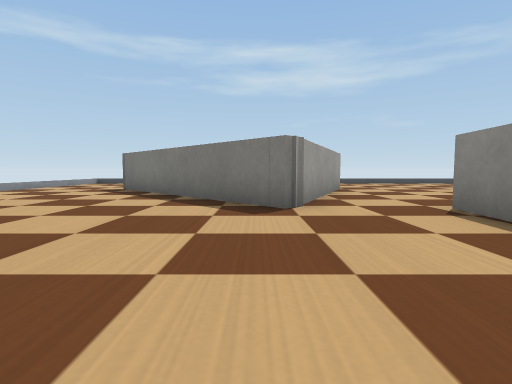
[1] (above)

18 first-person views from a walk through a Webots world. The camera is 0.26 m above the floor, tilts 4° down and sees 80° across. The floor is counted in squares, 0.5 m on a side. Each view is taken from the middle of a square. On the plan, view 1 faces up. The plan holds only what a view shows up to about 9 squares ahead; the rest is blank. The robots in the file are not drawn. Simple shapes and patterns stand in for the simulator's stock objects.

[2]
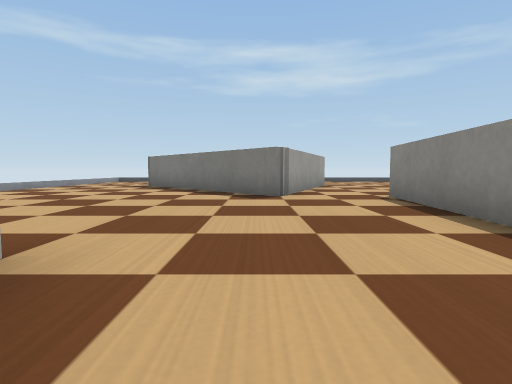

[3]
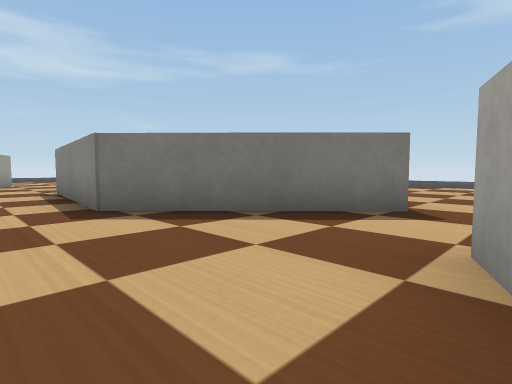

[4]
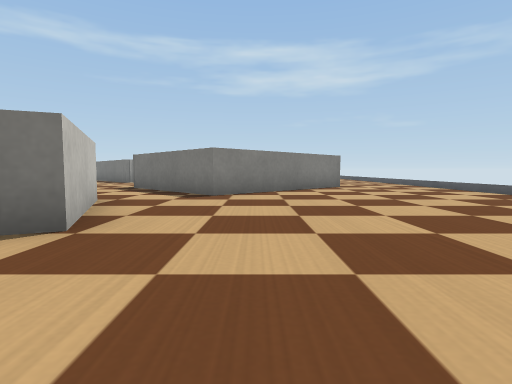

[5]
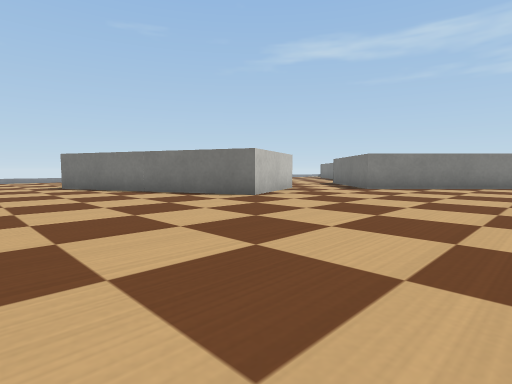

[6]
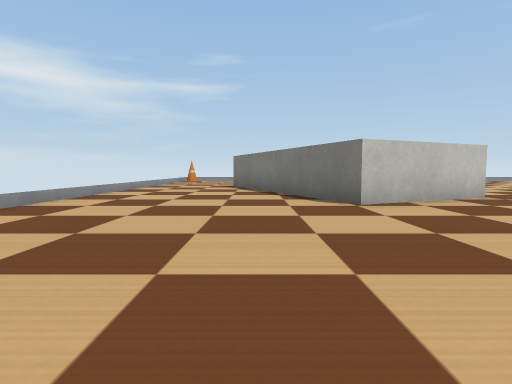

[7]
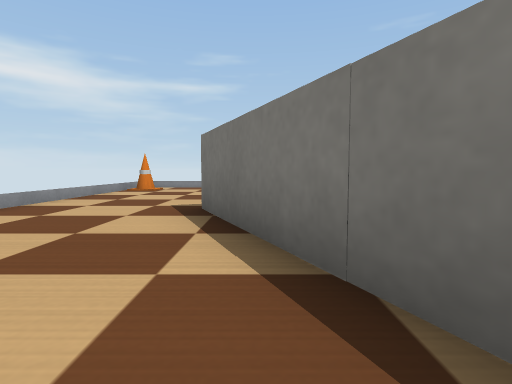

[8]
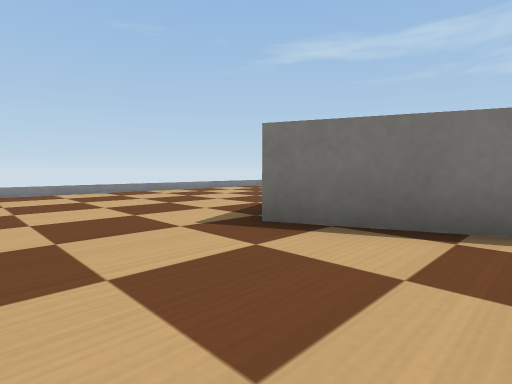

[9]
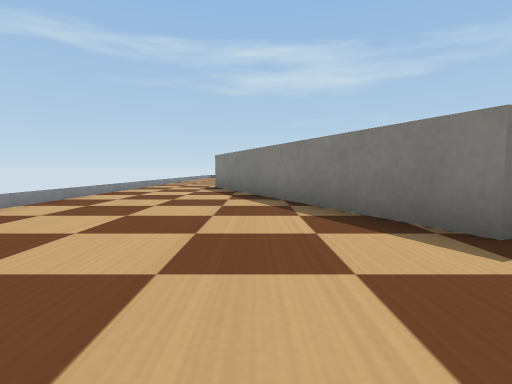

[10]
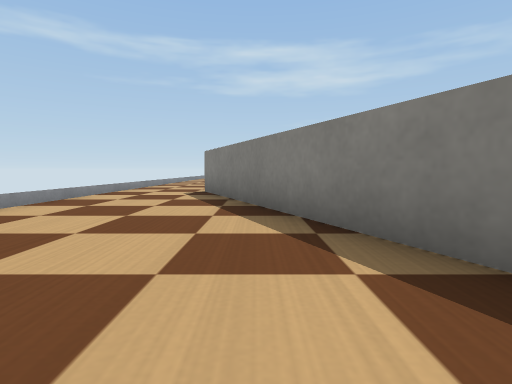

[11]
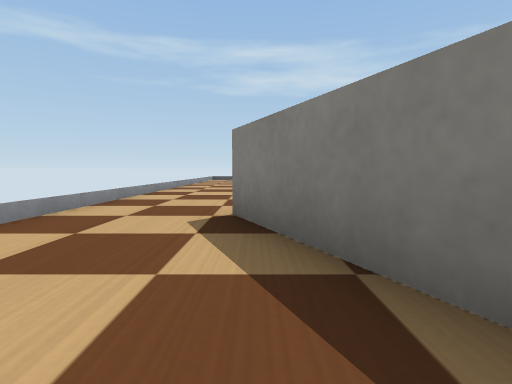

[12]
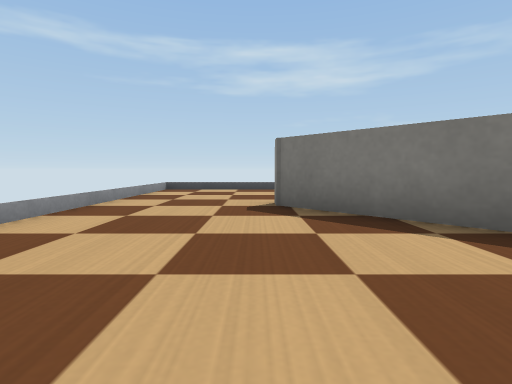

[13]
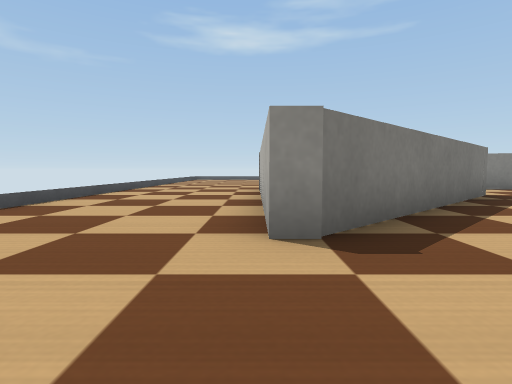

[14]
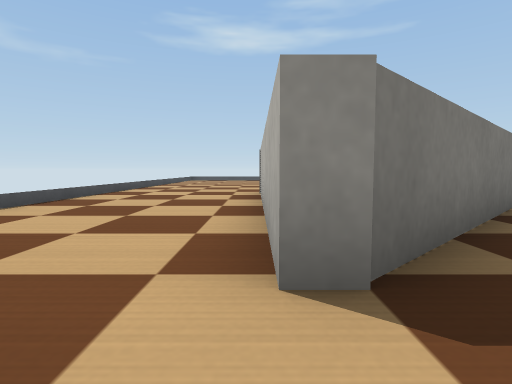

[15]
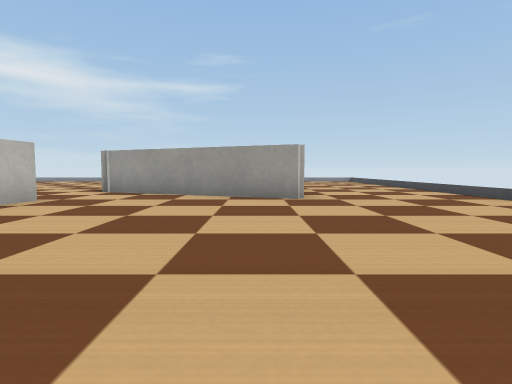

[16]
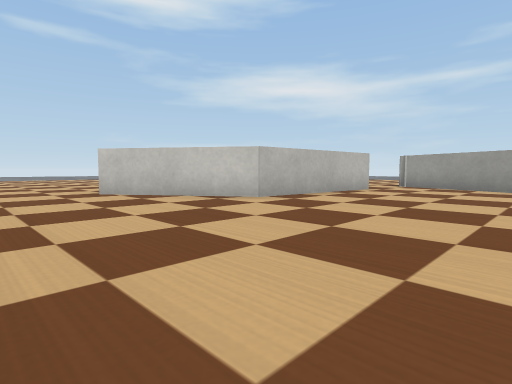

[17]
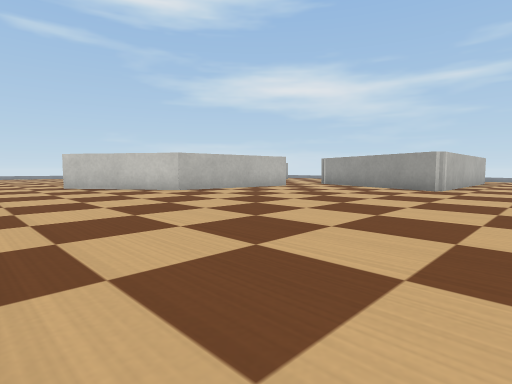

[18]
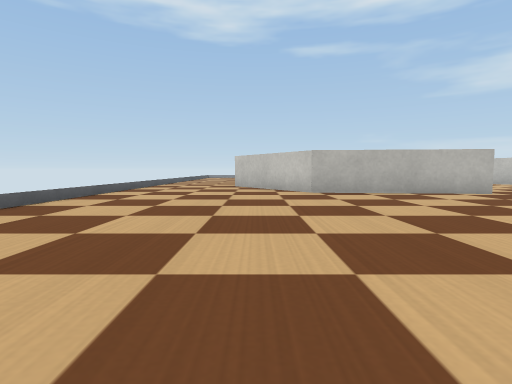

### Floor plan
Points are (right, up) in squares from view 1. A wall is a line through its corners. A room is listed if a view was taken in it or the views show most of it. See-through windows are left out.
Room 1 (views 1, 2, 3, 4, 5, 6, 7, 8, 9, 10, 11, 12, 13, 14, 15, 16, 17, 18)
walls: (0.8, 4.5) (0.4, 4.2) (-3.7, 8.6) (-3.7, 8.9) (2.5, 8.9); (2.6, -3.9) (3.2, -3.6) (4.4, -6.4) (-1.2, -8.7) (-4.3, -1.4); (8, 0.2) (5.1, -2.6) (2.3, 0.2) (2.7, 4.2) (6.7, 3.8) (8.7, 0.8); (2, 8.9) (2.4, 8.8) (0.5, 4.1)
low walls: (-6.5, 4) (-6.5, -10.4); (11.5, 2) (11.5, 6.9); (11.5, -2.5) (11.5, 0); (4, 12.5) (-1.9, 12.5); (-3.4, 12.5) (-6.5, 12.5) (-6.5, 5.6); (-6, -11.5) (4.9, -11.5)
objects: cone (-5, -11)

Where each view was taken, in squares from view 1:
view 1: 0 up, 0 right, facing up
view 2: 2 down, 0 right, facing up
view 3: 4 down, 1 right, facing up-right
view 4: 9 down, 6 right, facing up
view 5: 11 down, 9 right, facing up-left
view 6: 8 down, 9 right, facing left
view 7: 8 down, 3 right, facing left
view 8: 11 down, 1 right, facing up-left
view 9: 11 down, 3 left, facing up
view 10: 9 down, 3 left, facing up
view 11: 5 down, 4 left, facing up
view 12: 4 up, 4 left, facing up
view 13: 9 up, 6 left, facing right
view 14: 9 up, 5 left, facing right
view 15: 8 up, 8 right, facing left
view 16: 8 up, 11 right, facing down-left
view 17: 11 up, 11 right, facing down-left
view 18: 11 up, 8 right, facing down
